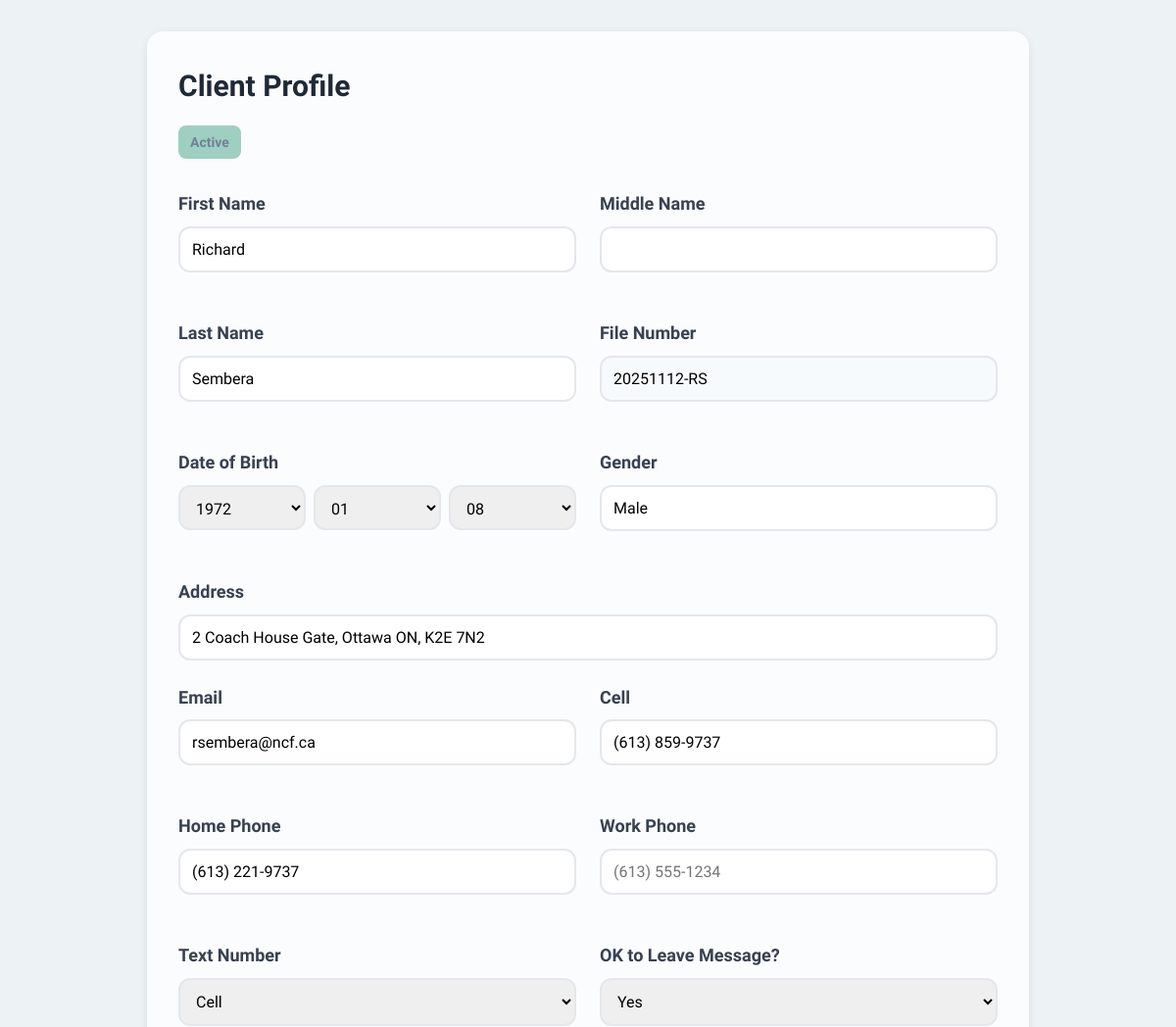
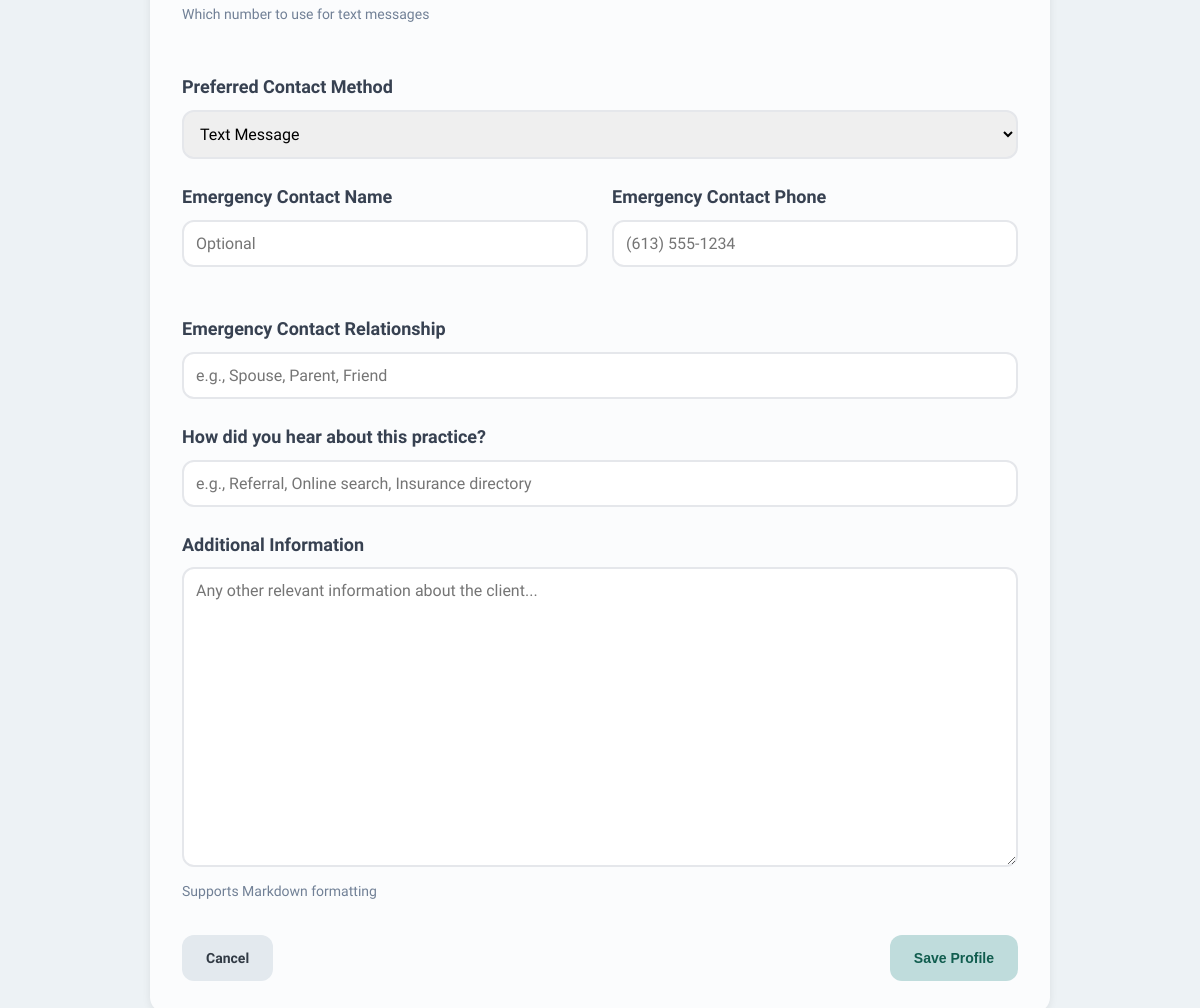
Screenshot of /client/1/profile with the database file from the repository (2 pictures, top to bottom).
### tables this page shows
CREATE TABLE client_types (
                id INTEGER PRIMARY KEY AUTOINCREMENT,
                name TEXT UNIQUE NOT NULL,
                color TEXT NOT NULL,
                code TEXT,
                file_number_style TEXT NOT NULL,
                file_number_prefix TEXT,
                file_number_suffix TEXT,
                file_number_counter INTEGER DEFAULT 0,
                session_fee REAL,
                session_duration INTEGER,
                retention_period INTEGER,
                is_system INTEGER DEFAULT 0,
                created_at INTEGER NOT NULL,
                modified_at INTEGER NOT NULL
            , service_description TEXT, is_system_locked INTEGER DEFAULT 0, base_price REAL, tax_rate REAL);

CREATE TABLE clients (
                id INTEGER PRIMARY KEY AUTOINCREMENT,
                file_number TEXT UNIQUE NOT NULL,
                first_name TEXT NOT NULL,
                middle_name TEXT,
                last_name TEXT NOT NULL,
                type_id INTEGER NOT NULL,
                session_offset INTEGER DEFAULT 0,
                created_at INTEGER NOT NULL,
                modified_at INTEGER NOT NULL,
                is_deleted INTEGER DEFAULT 0,
                FOREIGN KEY (type_id) REFERENCES client_types(id)
            );

CREATE TABLE entries (
                id INTEGER PRIMARY KEY AUTOINCREMENT,
                client_id INTEGER NOT NULL,
                class TEXT NOT NULL,
                created_at INTEGER NOT NULL,
                modified_at INTEGER NOT NULL,
                
                -- Common fields
                description TEXT,
                content TEXT,
                
                -- Profile-specific fields
                email TEXT,
                phone TEXT,
                home_phone TEXT,
                work_phone TEXT,
                text_number TEXT,
                address TEXT,
                date_of_birth TEXT,
                preferred_contact TEXT,
                ok_to_leave_message TEXT,
                emergency_contact_name TEXT,
                emergency_contact_phone TEXT,
                emergency_contact_relationship TEXT,
                referral_source TEXT,
                additional_info TEXT,
                
                -- Session-specific fields
                modality TEXT,
                format TEXT,
                session_number INTEGER,
                service TEXT,
                session_date INTEGER,
                session_time TEXT,
                duration INTEGER,
                fee REAL,
                is_consultation INTEGER DEFAULT 0,
                mood TEXT,
                affect TEXT,
                risk_assessment TEXT,
                
                -- Communication-specific fields
                comm_recipient TEXT,
                comm_type TEXT,
                comm_date INTEGER,
                comm_time TEXT,
                
                -- Absence-specific fields
                absence_date INTEGER,
                absence_time TEXT,
                
                -- Item-specific fields
                item_date INTEGER,
                item_time TEXT,
                base_price REAL,
                tax_rate REAL,
                
                -- Statement-specific fields
                statement_total REAL,
                payment_status TEXT,
                payment_notes TEXT,
                date_sent INTEGER,
                date_paid INTEGER,
                is_void INTEGER DEFAULT 0,
                
                -- Edit tracking
                edit_history TEXT,
                locked INTEGER DEFAULT 0,
                locked_at INTEGER,
                
                FOREIGN KEY (client_id) REFERENCES clients(id)
            );

### web/app.py (the view, shortened to what this page needs)
@app.route('/client/<int:client_id>/profile', methods=['GET', 'POST'])
def edit_profile(client_id):
    client = db.get_client(client_id)
    if not client:
        return "Client not found", 404
    client['type'] = db.get_client_type(client['type_id'])
    profile = db.get_profile_entry(client_id)
    all_types = db.get_all_client_types()
    return render_template('entry_forms/profile.html',
                         client=client,
                         profile=profile,
                         all_types=all_types)

### web/templates/entry_forms/profile.html (shortened to what this page needs)
{% extends "base.html" %}
{% block content %}
<div class="card" style="max-width: 900px; margin: 0 auto;">
    <div style="display: flex; justify-content: space-between; align-items: start; margin-bottom: 2rem;">
        <div>
            <h2>Client Profile</h2>
            <div style="color: #718096; position: relative; display: inline-block;">
                <span class="type-badge"
                      id="profile-type-badge"
                      style="background-color: {{ client.type.color }}; cursor: pointer;">
                    {{ client.type.name }}
                </span>
            </div>
        </div>
    </div>
    <form method="post" id="profile-form">
    <div class="form-row">
            <div class="form-group">
                <label for="first_name">First Name</label>
                <input type="text" id="first_name" name="first_name"
                       value="{{ client.first_name }}">
            </div>
            <div class="form-group">
                <label for="middle_name">Middle Name</label>
                <input type="text" id="middle_name" name="middle_name"
                       value="{{ client.middle_name or '' }}">
            </div>
        </div>
        <div class="form-row">
            <div class="form-group">
                <label for="last_name">Last Name</label>
                <input type="text" id="last_name" name="last_name"
                       value="{{ client.last_name }}">
            </div>
            <div class="form-group">
                <label for="file_number">File Number</label>
                <input type="text" id="file_number" name="file_number"
                       value="{{ client.file_number }}" readonly
                       style="background: #f7fafc; cursor: not-allowed;">
            </div>
        </div>
        <div class="form-row">
            <div class="form-group">
                <label for="date_of_birth">Date of Birth</label>
                <div class="date-input-group">
                    <select id="dob_year" name="dob_year">
                        {% for year in range(2024, 1899, -1) %}
                        <option value="{{ year }}" {% if profile and profile.date_of_birth and profile.date_of_birth[:4] == year|string %}selected{% endif %}>{{ year }}</option>
                        {% endfor %}
                    </select>
                    <select id="dob_month" name="dob_month">
                        {% for month in range(1, 13) %}
                        <option value="{{ '%02d'|format(month) }}" {% if profile and profile.date_of_birth and profile.date_of_birth[5:7] == '%02d'|format(month) %}selected{% endif %}>{{ '%02d'|format(month) }}</option>
                        {% endfor %}
                    </select>
                    <select id="dob_day" name="dob_day">
                        {% for day in range(1, 32) %}
                        <option value="{{ '%02d'|format(day) }}" {% if profile and profile.date_of_birth and profile.date_of_birth[8:10] == '%02d'|format(day) %}selected{% endif %}>{{ '%02d'|format(day) }}</option>
                        {% endfor %}
                    </select>
                </div>
            </div>
            <div class="form-group">
                <label for="gender">Gender</label>
                <input type="text" id="gender" name="gender"
                       value="{{ profile.content if profile and profile.content else '' }}"
                       placeholder="Optional">
            </div>
        </div>
        <div class="form-row-full">
            <div class="form-group">
                <label for="address">Address</label>
                <input type="text" id="address" name="address"
                       value="{{ profile.address if profile else '' }}"
                       placeholder="Street address">
            </div>
        </div>
        <div class="form-row">
            <div class="form-group">
                <label for="email">Email</label>
                <input type="email" id="email" name="email"
                       value="{{ profile.email if profile else '' }}">
            </div>
            <div class="form-group">
                <label for="phone">Cell</label>
                <input type="tel" id="phone" name="phone"
                       value="{{ profile.phone if profile else '' }}"
                       placeholder="(613) 555-1234"
                       class="phone-input">
            </div>
        </div>
        <div class="form-row">
            <div class="form-group">
                <label for="home_phone">Home Phone</label>
                <input type="tel" id="home_phone" name="home_phone"
                       value="{{ profile.home_phone if profile else '' }}"
                       placeholder="(613) 555-1234"
                       class="phone-input">
            </div>
            <div class="form-group">
                <label for="work_phone">Work Phone</label>
                <input type="tel" id="work_phone" name="work_phone"
                       value="{{ profile.work_phone if profile else '' }}"
                       placeholder="(613) 555-1234"
                       class="phone-input">
            </div>
        </div>
        <div class="form-row">
            <div class="form-group">
                <label for="text_number">Text Number</label>
                <select id="text_number" name="text_number">
                    <option value="cell" {% if profile and profile.text_number == 'cell' %}selected{% endif %}>Cell</option>
                </select>
                <p class="help-text">Which number to use for text messages</p>
            </div>
            <div class="form-group">
                <label for="ok_to_leave_message">OK to Leave Message?</label>
                <select id="ok_to_leave_message" name="ok_to_leave_message">
                    <option value="yes" {% if profile and profile.ok_to_leave_message == 'yes' %}selected{% endif %}>Yes</option>
                </select>
            </div>
        </div>
        <div class="form-row-full">
            <div class="form-group">
                <label for="preferred_contact">Preferred Contact Method</label>
                <select id="preferred_contact" name="preferred_contact">
                    <option value="text" {% if profile and profile.preferred_contact == 'text' %}selected{% endif %}>Text Message</option>
                </select>
            </div>
        </div>
        <div class="form-row">
            <div class="form-group">
                <label for="emergency_contact_name">Emergency Contact Name</label>
                <input type="text" id="emergency_contact_name" name="emergency_contact_name"
                       value="{{ profile.emergency_contact_name if profile else '' }}"
                       placeholder="Optional">
            </div>
            <div class="form-group">
                <label for="emergency_contact_phone">Emergency Contact Phone</label>
                <input type="tel" id="emergency_contact_phone" name="emergency_contact_phone"
                       value="{{ profile.emergency_contact_phone if profile else '' }}"
                       placeholder="(613) 555-1234"
                       class="phone-input">
            </div>
        </div>
        <div class="form-row-full">
            <div class="form-group">
                <label for="emergency_contact_relationship">Emergency Contact Relationship</label>
                <input type="text" id="emergency_contact_relationship" name="emergency_contact_relationship"
                       value="{{ profile.emergency_contact_relationship if profile else '' }}"
                       placeholder="e.g., Spouse, Parent, Friend">
            </div>
        </div>
        <div class="form-row-full">
            <div class="form-group">
                <label for="referral_source">How did you hear about this practice?</label>
                <input type="text" id="referral_source" name="referral_source"
                       value="{{ profile.referral_source if profile else '' }}"
                       placeholder="e.g., Referral, Online search, Insurance directory">
            </div>
        </div>
        <div class="form-row-full">
            <div class="form-group">
                <label for="additional_info">Additional Information</label>
                <textarea id="additional_info" name="additional_info"
                          placeholder="Any other relevant information about the client...">{{ profile.additional_info if profile else '' }}</textarea>
                <p class="help-text">Supports Markdown formatting</p>
            </div>
        </div>
        <div style="display: flex; justify-content: space-between; margin-top: 2rem;">
            <a href="{{ url_for('client_file', client_id=client.id) }}" class="btn btn-secondary">Cancel</a>
            <button type="submit" class="btn">Save Profile</button>
        </div>
    </form>
</div>
{% endblock %}

### web/templates/base.html (shortened to what this page needs)
<!DOCTYPE html>
<html lang="en">
<head>
</head>
<body>
    <main>
        {% block content %}{% endblock %}
    </main>
</body>
</html>

### rows the page displays
client_types: type.name "Active"
clients: first_name "Richard", last_name "Sembera", file_number "20251112-RS"
entries: dob_year "1972", dob_month "01", dob_day "08", gender "Male", address "2 Coach House Gate, Ottawa ON, K2E 7N2", email "rsembera@ncf.ca", phone "(613) 859-9737", home_phone "(613) 221-9737", text_number "Cell", ok_to_leave_message "Yes", preferred_contact "Text Message"
